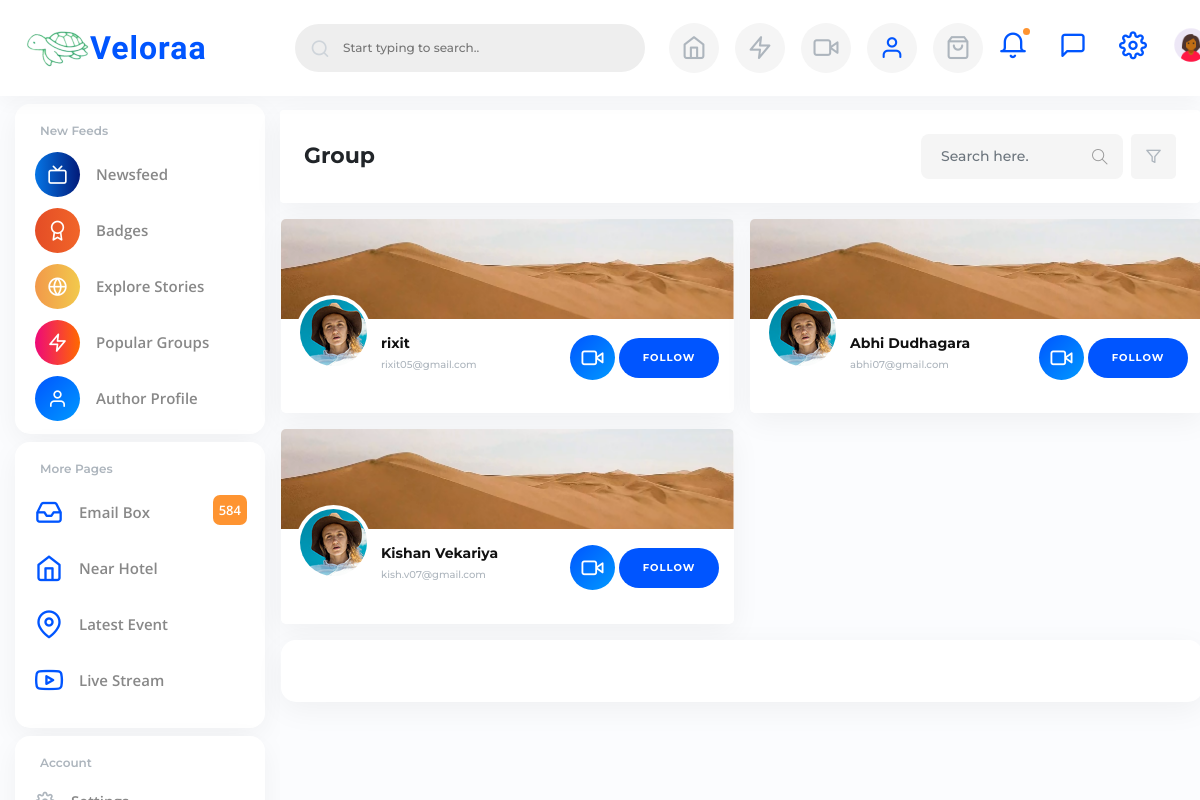
The page /mentee/mentee-mentors.php (signed in) on the database as committed earlier.
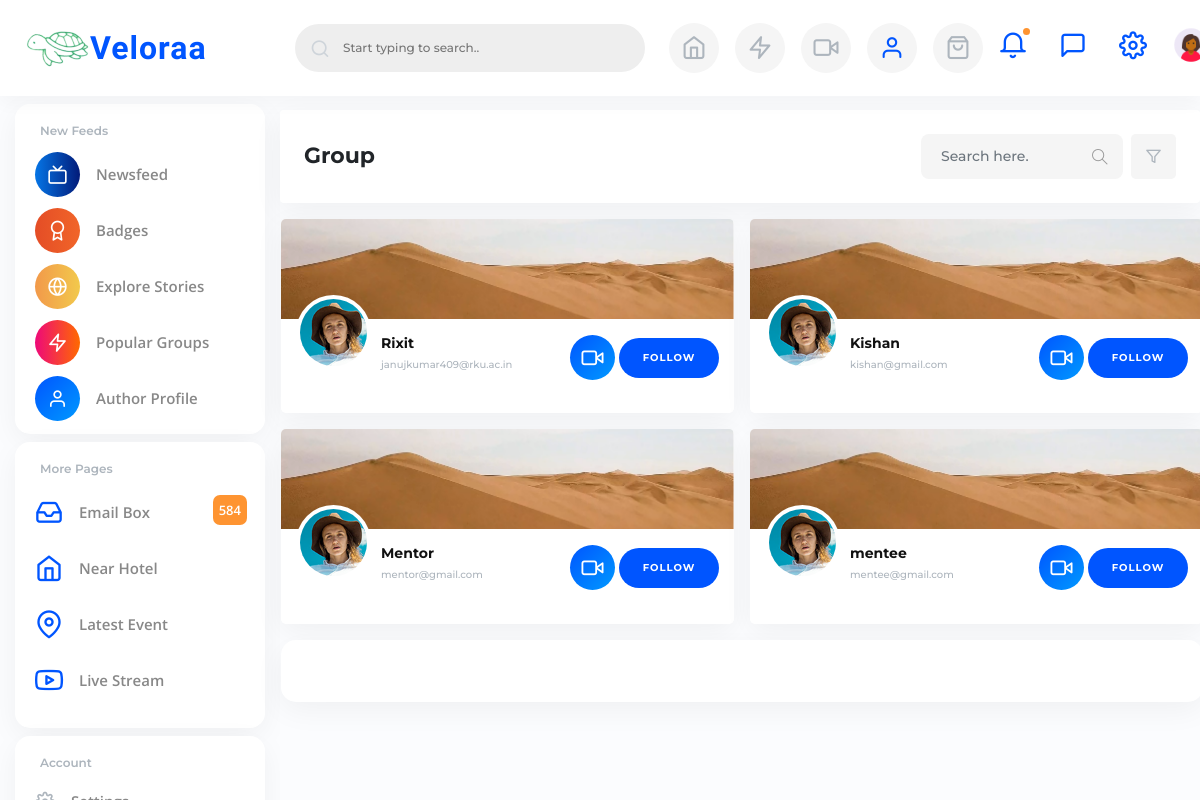
The same page on the database as committed later.
### tables this page shows
CREATE TABLE `user_tbl` (
  `U_Id` int NOT NULL,
  `U_Fnm` varchar(255) DEFAULT NULL,
  `U_Email` varchar(255) DEFAULT NULL,
  `U_Phn` varchar(20) DEFAULT NULL,
  `U_Pwd` varchar(255) DEFAULT NULL,
  `U_City` varchar(255) DEFAULT NULL,
  `U_State` varchar(255) DEFAULT NULL,
  `U_Country` varchar(255) DEFAULT NULL,
  `U_About` text,
  `U_GitHub` varchar(255) DEFAULT NULL,
  `U_LinkedIn` varchar(255) DEFAULT NULL,
  `U_Skill` text,
  `U_Profile` varchar(255) DEFAULT NULL,
  `U_Status` tinyint(1) DEFAULT '0',
  `U_Fee` decimal(10,2) DEFAULT '0.00',
  `U_Role` tinyint(1) DEFAULT '2'
);

### mentee/mentee-mentors.php (the view, shortened to what this page needs)
<?php include('./header.php'); ?>
        <div class="main-content right-chat-active">
            <div class="middle-sidebar-bottom">
                <div class="middle-sidebar-left pe-0">
                    <div class="row">
                        <div class="col-xl-12">
                            <div class="card shadow-xss w-100 d-block d-flex border-0 p-4 mb-3">
                                <div class="card-body d-flex align-items-center p-0">
                                    <h2 class="fw-700 mb-0 mt-0 font-md text-grey-900">Group</h2>
                                    <div class="search-form-2 ms-auto">
                                        <i class="ti-search font-xss"></i>
                                        <input type="text" class="form-control text-grey-500 mb-0 bg-greylight theme-dark-bg border-0" placeholder="Search here.">
                                    </div>
                                    <a href="#" class="btn-round-md ms-2 bg-greylight theme-dark-bg rounded-3"><i class="feather-filter font-xss text-grey-500"></i></a>
                                </div>
                            </div>
                            <div class="row ps-2 pe-1">
                                <?php
                                displayMentors($dbh);
                                ?>
                                <div class="col-md-12 pe-2 ps-2">
                                    <div class="card w-100 text-center shadow-xss rounded-xxl border-0 p-4 mb-3 mt-0">
                                        <div class="snippet mt-2 ms-auto me-auto" data-title=".dot-typing">
                                            <div class="stage">
                                            </div>
                                        </div>
                                    </div>
                                </div>
                            </div>
                        </div>
                    </div>
                </div>
            </div>
        </div>
    </div>
</body>
</html>
<?php
    function displayMentors($dbh) {
        $stmt = $dbh->prepare("SELECT * FROM user_tbl");
        $stmt->execute();
        $mentors = $stmt->fetchAll(PDO::FETCH_ASSOC);
        foreach ($mentors as $mentor) {
            $uid = htmlspecialchars($mentor['U_Id']);
            $name = htmlspecialchars($mentor['U_Fnm']);
            $email = htmlspecialchars($mentor['U_Email']);
            $profileImage = !empty($mentor['U_Profile']) ? htmlspecialchars($mentor['U_Profile']) : 'images/user-25.png';
            $backgroundImage = !empty($mentor['U_Background']) ? htmlspecialchars($mentor['U_Background']) : 'images/poster-1.png';
            echo '
            <div class="col-md-6 col-sm-6 pe-2 ps-2">
                <div class="card d-block border-0 shadow-xss rounded-3 overflow-hidden mb-3">
                    <div class="card-body position-relative h100 bg-image-cover bg-image-center" style="background-image: url(' . $backgroundImage . ');"></div>
                    <div class="card-body d-block w-100 pl-10 pe-4 pb-4 pt-0 text-left position-relative">
                        <figure class="avatar position-absolute w75 z-index-1" style="top:-40px; left: 15px;">
                            <img src="' . $profileImage . '" alt="image" class="float-right p-1 bg-white rounded-circle w-100">
                        </figure>
                        <div class="clearfix"></div>
                        <h4 class="fw-700 font-xsss mt-3 mb-1">' . $name . '</h4>
                        <p class="fw-500 font-xsssss text-grey-500 mt-0 mb-3">' . $email . '</p>
                        <span class="position-absolute right-15 top-0 d-flex align-items-center">
                            <a href="mentor-profile.php?mentorId='.$uid.'" class="d-lg-block d-none"><i class="feather-video btn-round-md font-md bg-primary-gradiant text-white"></i></a>
                            <a href="#" class="text-center p-2 lh-24 w100 ms-1 ls-3 d-inline-block rounded-xl bg-current font-xsssss fw-700 ls-lg text-white">FOLLOW</a>
                        </span>
                    </div>
                </div>
            </div>';
        }
    }

### mentee/header.php (shortened to what this page needs)
<?php
$current_page = basename($_SERVER['PHP_SELF']);
?>
<!DOCTYPE html>
<html lang="en">
<head>
    <link rel="stylesheet" href="../css/themify-icons.css">
    <link rel="stylesheet" href="../css/feather.css">
    <link rel="stylesheet" href="../css/style.css">
    <link rel="stylesheet" href="../css/emoji.css">
    <link rel="stylesheet" href="../css/lightbox.css">
    <link rel="stylesheet" href="../css/video-player.css">
    <link rel="stylesheet" href="../css/bootstrap-datetimepicker.css">
</head>
<body class="color-theme-blue mont-font">
    <div class="main-wrapper">
        <div class="nav-header bg-white shadow-xs border-0">
            <div class="nav-top">
                <a href="index.php"><img src="../images/logo.png" style="height:40px" /><span class="d-inline-block fredoka-font ls-3 fw-600 text-current font-xxl logo-text mb-0">Veloraa</span> </a>
            </div>
            <form action="#" class="float-left header-search">
                <div class="form-group mb-0 icon-input">
                    <i class="feather-search font-sm text-grey-400"></i>
                    <input type="text" placeholder="Start typing to search.." class="bg-grey border-0 lh-32 pt-2 pb-2 ps-5 pe-3 font-xssss fw-500 rounded-xl w350 theme-dark-bg">
                </div>
            </form>
            <a href="index.php" class="p-2 text-center ms-3 menu-icon center-menu-icon <?php echo ($current_page == 'index.php') ? 'active' : ''; ?>">
                <i class="feather-home font-lg bg-greylight btn-round-lg theme-dark-bg <?php echo ($current_page == 'index.php') ? 'text-current' : 'text-grey-500'; ?>"></i>
            </a>
            <a href="default-storie.php" class="p-2 text-center ms-0 menu-icon center-menu-icon <?php echo ($current_page == 'default-storie.php') ? 'active' : ''; ?>">
                <i class="feather-zap font-lg bg-greylight btn-round-lg theme-dark-bg <?php echo ($current_page == 'default-storie.php') ? 'text-current' : 'text-grey-500'; ?>"></i>
            </a>
            <a href="default-video.php" class="p-2 text-center ms-0 menu-icon center-menu-icon <?php echo ($current_page == 'default-video.php') ? 'active' : ''; ?>">
                <i class="feather-video font-lg bg-greylight btn-round-lg theme-dark-bg <?php echo ($current_page == 'default-video.php') ? 'text-current' : 'text-grey-500'; ?>"></i>
            </a>
            <a href="mentee-mentors.php" class="p-2 text-center ms-0 menu-icon center-menu-icon <?php echo ($current_page == 'mentee-mentors.php') ? 'active' : ''; ?>">
                <i class="feather-user font-lg bg-greylight btn-round-lg theme-dark-bg <?php echo ($current_page == 'mentee-mentors.php') ? 'text-current' : 'text-grey-500'; ?>"></i>
            </a>
            <a href="shop-2.php" class="p-2 text-center ms-0 menu-icon center-menu-icon <?php echo ($current_page == 'shop-2.php') ? 'active' : ''; ?>">
                <i class="feather-shopping-bag font-lg bg-greylight btn-round-lg theme-dark-bg <?php echo ($current_page == 'shop-2.php') ? 'text-current' : 'text-grey-500'; ?>"></i>
            </a>
            <a href="#" class="p-2 text-center ms-auto menu-icon" id="dropdownMenu3" data-bs-toggle="dropdown" aria-expanded="false"><span class="dot-count bg-warning"></span><i class="feather-bell font-xl text-current"></i></a>
            <a href="#" class="p-2 text-center ms-3 menu-icon chat-active-btn"><i class="feather-message-square font-xl text-current"></i></a>
            <div class="p-2 text-center ms-3 position-relative dropdown-menu-icon menu-icon cursor-pointer">
                <i class="feather-settings animation-spin d-inline-block font-xl text-current"></i>
            </div>
            <a href="default-settings.php" class="p-0 ms-3 menu-icon"><img src="../images/profile-4.png" alt="user" class="w40 mt--1"></a>
        </div>
        <nav class="navigation scroll-bar">
            <div class="container ps-0 pe-0">
                <div class="nav-content">
                    <div class="nav-wrap bg-white bg-transparent-card rounded-xxl shadow-xss pt-3 pb-1 mb-2 mt-2">
                        <div class="nav-caption fw-600 font-xssss text-grey-500"><span>New </span>Feeds</div>
                        <ul class="mb-1 top-content">
                            <li><a href="index.php" class="nav-content-bttn open-font"><i class="feather-tv btn-round-md bg-blue-gradiant me-3"></i><span>Newsfeed</span></a></li>
                            <li><a href="default-badge.php" class="nav-content-bttn open-font"><i class="feather-award btn-round-md bg-red-gradiant me-3"></i><span>Badges</span></a></li>
                            <li><a href="default-storie.php" class="nav-content-bttn open-font"><i class="feather-globe btn-round-md bg-gold-gradiant me-3"></i><span>Explore Stories</span></a></li>
                            <li><a href="default-group.php" class="nav-content-bttn open-font"><i class="feather-zap btn-round-md bg-mini-gradiant me-3"></i><span>Popular Groups</span></a></li>
                            <li><a href="user-page.php" class="nav-content-bttn open-font"><i class="feather-user btn-round-md bg-primary-gradiant me-3"></i><span>Author Profile </span></a></li>
                        </ul>
                    </div>
                    <div class="nav-wrap bg-white bg-transparent-card rounded-xxl shadow-xss pt-3 pb-1 mb-2">
                        <div class="nav-caption fw-600 font-xssss text-grey-500"><span>More </span>Pages</div>
                        <ul class="mb-3">
                            <li><a href="default-email-box.php" class="nav-content-bttn open-font"><i class="font-xl text-current feather-inbox me-3"></i><span>Email Box</span><span class="circle-count bg-warning mt-1">584</span></a></li>
                            <li><a href="default-hotel.php" class="nav-content-bttn open-font"><i class="font-xl text-current feather-home me-3"></i><span>Near Hotel</span></a></li>
                            <li><a href="default-event.php" class="nav-content-bttn open-font"><i class="font-xl text-current feather-map-pin me-3"></i><span>Latest Event</span></a></li>
                            <li><a href="default-live-stream.php" class="nav-content-bttn open-font"><i class="font-xl text-current feather-youtube me-3"></i><span>Live Stream</span></a></li>
                        </ul>
                    </div>
                    <div class="nav-wrap bg-white bg-transparent-card rounded-xxl shadow-xss pt-3 pb-1">
                        <div class="nav-caption fw-600 font-xssss text-grey-500"><span></span> Account</div>
                        <ul class="mb-1">
                            <li><a href="default-settings.php" class="nav-content-bttn open-font h-auto pt-2 pb-2"><i class="font-sm feather-settings me-3 text-grey-500"></i><span>Settings</span></a></li>
                        </ul>
                    </div>
                </div>
            </div>
        </nav>

### css/feather.css (style rules this page uses)
[class^="feather-"], [class*=" feather-"] { font-family: 'feather' !important; speak: none; font-style: normal; font-weight: normal; font-variant: normal; text-transform: none; line-height: 1; -webkit-font-smoothing: antialiased; -moz-osx-font-smoothing: grayscale; }
.feather-award:before { content: "\e919"; }
.feather-bell:before { content: "\e91e"; }
.feather-filter:before { content: "\e966"; }
.feather-globe:before { content: "\e972"; }
.feather-home:before { content: "\e979"; }
.feather-inbox:before { content: "\e97b"; }
.feather-map-pin:before { content: "\e98c"; }
.feather-message-square:before { content: "\e991"; }
.feather-search:before { content: "\e9c1"; }
.feather-settings:before { content: "\e9c4"; }
.feather-shopping-bag:before { content: "\e9c9"; }
.feather-tv:before { content: "\e9e9"; }
.feather-user:before { content: "\e9f1"; }
.feather-video:before { content: "\e9f7"; }
.feather-youtube:before { content: "\ea05"; }
.feather-zap:before { content: "\ea06"; }

Rows that differ between the two databases and show on the page:
changed user_tbl: U_Fnm "rixit" → "Rixit"; U_Email "rixit05@gmail.com" → "janujkumar409@rku.ac.in"
changed user_tbl: U_Fnm "Abhi Dudhagara" → "Kishan"; U_Email "abhi07@gmail.com" → "kishan@gmail.com"
changed user_tbl: U_Fnm "Kishan Vekariya" → "Mentor"; U_Email "kish.v07@gmail.com" → "mentor@gmail.com"
added user_tbl: U_Fnm "mentee", U_Email "mentee@gmail.com"
